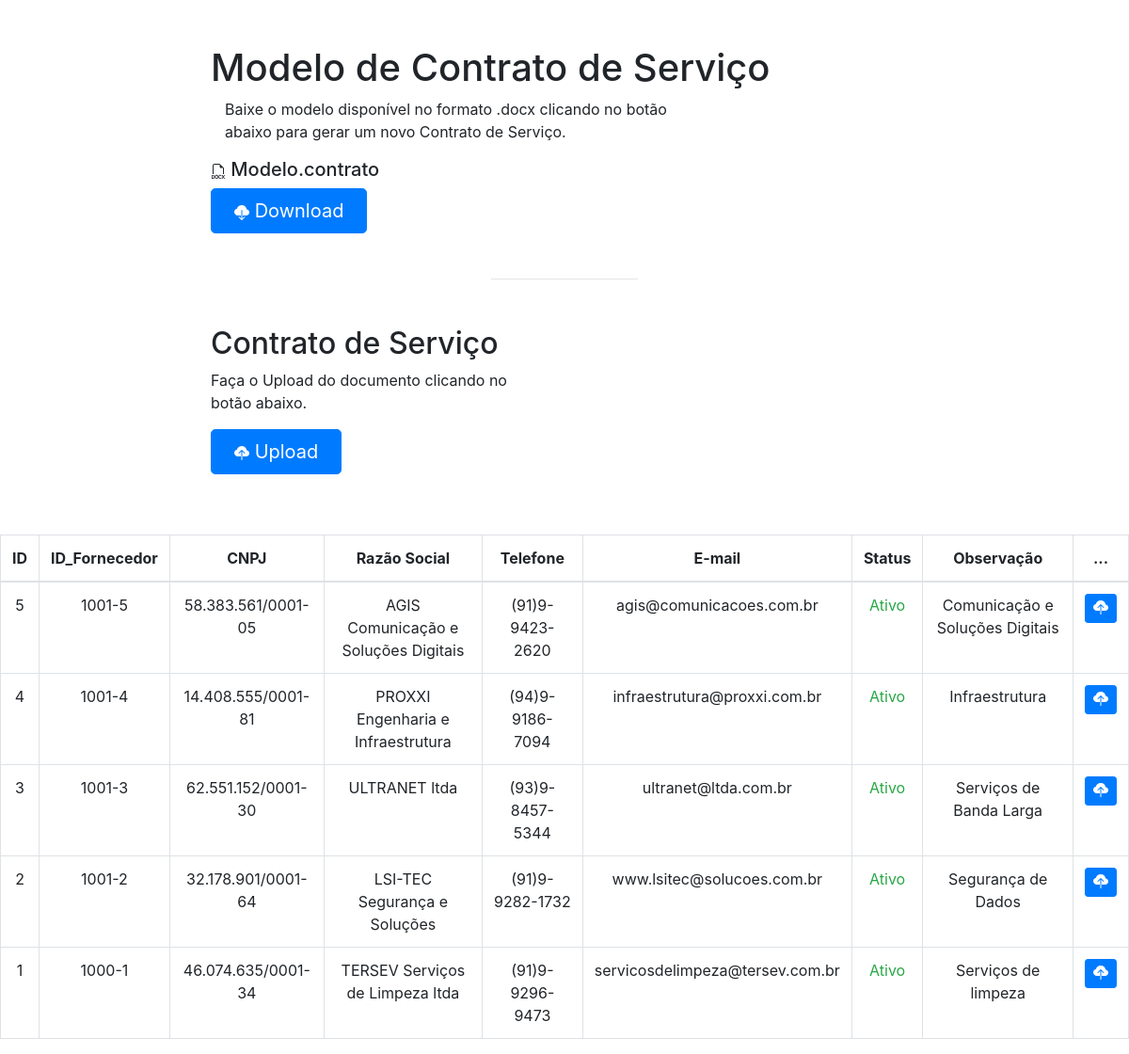
Screenshot of /financeiro/view.contrato-fornecedor.php with the database file from the repository.
### tables this page shows
CREATE TABLE `fornecedor` (
  `id` int NOT NULL AUTO_INCREMENT,
  `id_fornecedor` varchar(15) NOT NULL,
  `cnpj` varchar(45) NOT NULL,
  `fornecedor` varchar(115) NOT NULL,
  `telefone` varchar(15) NOT NULL,
  `email` varchar(115) NOT NULL,
  `cidade` varchar(115) NOT NULL,
  `endereco` varchar(115) NOT NULL,
  `bairro` varchar(115) NOT NULL,
  `cep` varchar(115) NOT NULL,
  `obs` varchar(115) NOT NULL,
  `status_fornecedor` varchar(45) NOT NULL,
  PRIMARY KEY (`id`,`cnpj`)
);

### financeiro/view.contrato-fornecedor.php (the view, shortened to what this page needs)
<?php
    include_once('config.php');
    $sql = "SELECT * FROM formulario.fornecedor ORDER BY id DESC";
    $result = $conexao->query($sql);
  $item = array(
    0=> array(
      'nome' => 'contrato.docx',
      'file' => 'financeiro/cs/contrato.docx',
      'titulo' => 'Modelo.contrato',
      'tipo' => 'docx'
    )
  )
?>
<!DOCTYPE html>
<html lang="pt-br">
    <head>
        <link rel="stylesheet" href="https://cdn.jsdelivr.net/npm/bootstrap@4.0.0/dist/css/bootstrap.min.css">
    <link href="/docs/5.3/dist/css/bootstrap.min.css" rel="stylesheet">
      </head>
<body>
      <div class="col-lg-8 mx-auto p-4 py-md-5">
        <main>
          <h1 class="text-body-emphasis">Modelo de Contrato de Serviço</h1>
          <p class="fs-5 col-md-8">Baixe o modelo disponível no formato .docx clicando no botão abaixo para gerar um novo Contrato de Serviço.</p>
       <?php foreach($item as $item):?>
          <div class="mb-5">
              <h5>
                <?php echo$item['titulo'];?>
              </h5>
              <a  href="<?php echo 'download.php?file='.$item['file']. '&nome='.$item['nome'].'&tipo='.$item['tipo']?>" class="btn btn-primary btn-lg px-4">
             Download</a>
          </div>
        <?php endforeach; ?>
          <hr class="col-3 col-md-2 mb-5">
          <div class="row g-5">
            <div class="col-md-6">
              <h2 class="text-body-emphasis">Contrato de Serviço</h2>
              <p>Faça o Upload do documento clicando no botão abaixo.</p>
              <ul class="list-unstyled ps-0">
                <li>
                <a href="enviar_cs_fornecedor_alternative.php" class="btn btn-primary btn-lg px-4">
                  Upload</a>
                </li>
              </ul>
            </div>
            </div>
          </div>
      <table class="table table-bordered table-hover" style="text-align: center;">
        <thead>
          <tr>
            <th scope="col">ID</th>
            <th scope="col">ID_Fornecedor</th>
            <th scope="col">CNPJ</th>
            <th scope="col">Razão Social</th>
            <th scope="col">Telefone</th>
            <th scope="col">E-mail</th>
            <th scope="col">Status</th>
            <th scope="col">Observação</th>
            <th scope="col">...</th>
          </tr>
        </thead>
        <tbody>
        <?php
                        while($user_data = mysqli_fetch_assoc($result)){
                            echo "<tr>";
                            echo "<td>$user_data[id]</td>";
                            echo "<td>$user_data[id_fornecedor]</td>";
                            echo "<td>$user_data[cnpj]</td>";
                            echo "<td>$user_data[fornecedor]</td>";
                            echo "<td>$user_data[telefone]</td>";
                            echo "<td>$user_data[email]</td>";
                            if($user_data['status_fornecedor'] == "Ativo"){
                              echo "<td class='text-success'>$user_data[status_fornecedor]</td>";
                              echo "<td>$user_data[obs]</td>";
                              echo "<td>
                               <a class = 'btn btn-primary btn-sm' href='enviar_cs_fornecedor.php?id=$user_data[id]'>
                                  <svg xmlns='http://www.w3.org/2000/svg' width='16' height='16' fill='currentColor' class='bi bi-cloud-upload-fill' viewBox='0 0 16 16'>
                                        <path fill-rule='evenodd' d='M8 0a5.53 5.53 0 0 0-3.594 1.342c-.766.66-1.321 1.52-1.464 2.383C1.266 4.095 0 5.555 0 7.318 0 9.366 1.708 11 3.781 11H7.5V5.707L5.354 7.854a.5.5 0 1 1-.708-.708l3-3a.5.5 0 0 1 .708 0l3 3a.5.5 0 0 1-.708.708L8.5 5.707V11h4.188C14.502 11 16 9.57 16 7.773c0-1.636-1.242-2.969-2.834-3.194C12.923 1.999 10.69 0 8 0zm-.5 14.5V11h1v3.5a.5.5 0 0 1-1 0z'/>
                                    </svg>
                               </a>
                           </td>";
                           }
                        }
                    ?>
        </tbody>
      </table>
</body>

### financeiro/view.contrato-fornecedor.php (style rules this page uses)
.bi { vertical-align: -.125em; fill: currentColor; }

### rows the page displays
fornecedor: id "5", id_fornecedor "1001-5", cnpj "58.383.561/0001-05", fornecedor "AGIS Comunicação e Soluções Digitais", telefone "(91)9-9423-2620", email "agis@comunicacoes.com.br", status_fornecedor "Ativo", obs "Comunicação e Soluções Digitais"
fornecedor: id "4", id_fornecedor "1001-4", cnpj "14.408.555/0001-81", fornecedor "PROXXI Engenharia e Infraestrutura", telefone "(94)9-9186-7094", email "infraestrutura@proxxi.com.br", status_fornecedor "Ativo", obs "Infraestrutura"
fornecedor: id "3", id_fornecedor "1001-3", cnpj "62.551.152/0001-30", fornecedor "ULTRANET ltda", telefone "(93)9-8457-5344", email "ultranet@ltda.com.br", status_fornecedor "Ativo", obs "Serviços de Banda Larga"
fornecedor: id "2", id_fornecedor "1001-2", cnpj "32.178.901/0001-64", fornecedor "LSI-TEC Segurança e Soluções", telefone "(91)9-9282-1732", email "www.lsitec@solucoes.com.br", status_fornecedor "Ativo", obs "Segurança de Dados"
fornecedor: id "1", id_fornecedor "1000-1", cnpj "46.074.635/0001-34", fornecedor "TERSEV Serviços de Limpeza ltda", telefone "(91)9-9296-9473", email "servicosdelimpeza@tersev.com.br", status_fornecedor "Ativo", obs "Serviços de limpeza"

### other values shown
$item['titulo'] "Modelo.contrato"
